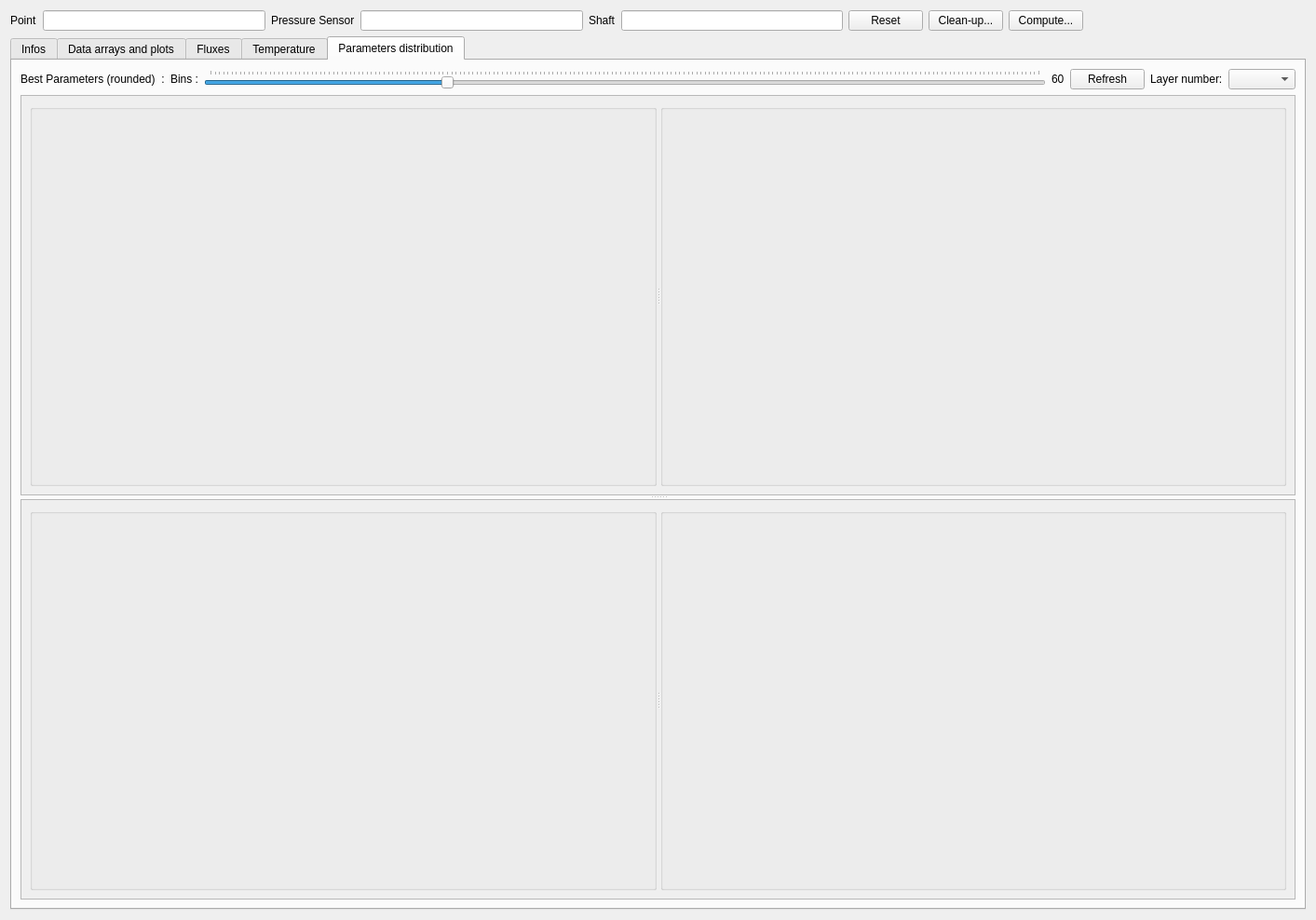
<?xml version="1.0" encoding="UTF-8"?>
<ui version="4.0">
 <class>WidgetPoint</class>
 <widget class="QWidget" name="WidgetPoint">
  <property name="enabled">
   <bool>true</bool>
  </property>
  <property name="geometry">
   <rect>
    <x>0</x>
    <y>0</y>
    <width>1413</width>
    <height>988</height>
   </rect>
  </property>
  <property name="windowTitle">
   <string>Form</string>
  </property>
  <layout class="QVBoxLayout" name="verticalLayout_7" stretch="0,0">
   <item>
    <layout class="QHBoxLayout" name="horizontalLayout" stretch="0,0,0,0,0,0,0,0,0,0">
     <property name="sizeConstraint">
      <enum>QLayout::SetNoConstraint</enum>
     </property>
     <item>
      <widget class="QLabel" name="label_6">
       <property name="text">
        <string>Point</string>
       </property>
      </widget>
     </item>
     <item>
      <widget class="QLineEdit" name="lineEditPointName">
       <property name="readOnly">
        <bool>true</bool>
       </property>
      </widget>
     </item>
     <item>
      <widget class="QLabel" name="label">
       <property name="text">
        <string>Pressure Sensor</string>
       </property>
      </widget>
     </item>
     <item>
      <widget class="QLineEdit" name="lineEditSensor">
       <property name="readOnly">
        <bool>true</bool>
       </property>
      </widget>
     </item>
     <item>
      <widget class="QLabel" name="label_2">
       <property name="text">
        <string>Shaft</string>
       </property>
      </widget>
     </item>
     <item>
      <widget class="QLineEdit" name="lineEditShaft">
       <property name="readOnly">
        <bool>true</bool>
       </property>
      </widget>
     </item>
     <item>
      <widget class="QPushButton" name="pushButtonReset">
       <property name="text">
        <string>Reset</string>
       </property>
      </widget>
     </item>
     <item>
      <widget class="QPushButton" name="pushButtonCleanUp">
       <property name="text">
        <string>Clean-up...</string>
       </property>
      </widget>
     </item>
     <item>
      <widget class="QPushButton" name="pushButtonCompute">
       <property name="text">
        <string>Compute...</string>
       </property>
      </widget>
     </item>
     <item>
      <spacer name="horizontalSpacer">
       <property name="orientation">
        <enum>Qt::Horizontal</enum>
       </property>
       <property name="sizeHint" stdset="0">
        <size>
         <width>40</width>
         <height>20</height>
        </size>
       </property>
      </spacer>
     </item>
    </layout>
   </item>
   <item>
    <widget class="QTabWidget" name="tabWidget">
     <property name="currentIndex">
      <number>4</number>
     </property>
     <widget class="QWidget" name="tabInfos">
      <attribute name="title">
       <string>Infos</string>
      </attribute>
      <layout class="QGridLayout" name="gridLayout_3">
       <item row="0" column="0">
        <layout class="QVBoxLayout" name="verticalLayout_4" stretch="0,1">
         <item>
          <layout class="QHBoxLayout" name="horizontalLayout_3" stretch="0,0">
           <item>
            <widget class="QGroupBox" name="groupBox_2">
             <property name="title">
              <string>Notice</string>
             </property>
             <layout class="QVBoxLayout" name="verticalLayout">
              <item>
               <widget class="QPlainTextEdit" name="plainTextEditNotice"/>
              </item>
             </layout>
            </widget>
           </item>
           <item>
            <widget class="QGroupBox" name="groupBox_3">
             <property name="enabled">
              <bool>false</bool>
             </property>
             <property name="sizePolicy">
              <sizepolicy hsizetype="Preferred" vsizetype="Preferred">
               <horstretch>0</horstretch>
               <verstretch>0</verstretch>
              </sizepolicy>
             </property>
             <property name="title">
              <string>Infos</string>
             </property>
             <layout class="QGridLayout" name="gridLayout_4">
              <item row="0" column="0">
               <widget class="QTableView" name="tableViewInfos"/>
              </item>
             </layout>
            </widget>
           </item>
          </layout>
         </item>
         <item>
          <widget class="QGroupBox" name="groupBox">
           <property name="title">
            <string>Installation</string>
           </property>
           <layout class="QHBoxLayout" name="horizontalLayout_2">
            <item>
             <widget class="QScrollArea" name="scrollArea">
              <property name="mouseTracking">
               <bool>false</bool>
              </property>
              <property name="verticalScrollBarPolicy">
               <enum>Qt::ScrollBarAlwaysOn</enum>
              </property>
              <property name="horizontalScrollBarPolicy">
               <enum>Qt::ScrollBarAlwaysOn</enum>
              </property>
              <property name="widgetResizable">
               <bool>true</bool>
              </property>
              <widget class="QWidget" name="scrollAreaWidgetContents">
               <property name="geometry">
                <rect>
                 <x>0</x>
                 <y>0</y>
                 <width>1347</width>
                 <height>600</height>
                </rect>
               </property>
               <layout class="QVBoxLayout" name="verticalLayout_2">
                <item>
                 <widget class="QLabel" name="labelSchema">
                  <property name="sizePolicy">
                   <sizepolicy hsizetype="Expanding" vsizetype="Expanding">
                    <horstretch>0</horstretch>
                    <verstretch>0</verstretch>
                   </sizepolicy>
                  </property>
                  <property name="text">
                   <string>TextLabel</string>
                  </property>
                 </widget>
                </item>
               </layout>
              </widget>
             </widget>
            </item>
           </layout>
          </widget>
         </item>
        </layout>
       </item>
      </layout>
     </widget>
     <widget class="QWidget" name="tabDataArrayAndPlots">
      <attribute name="title">
       <string>Data arrays and plots</string>
      </attribute>
      <layout class="QVBoxLayout" name="verticalLayout_8" stretch="0,1">
       <item>
        <layout class="QVBoxLayout" name="verticalLayout_5" stretch="0">
         <item>
          <layout class="QHBoxLayout" name="horizontalLayout_10" stretch="0,0">
           <item>
            <widget class="QPushButton" name="pushButtonExportMeasures">
             <property name="text">
              <string>Export cleaned measures</string>
             </property>
            </widget>
           </item>
           <item>
            <widget class="QCheckBox" name="checkBoxRawData">
             <property name="enabled">
              <bool>false</bool>
             </property>
             <property name="layoutDirection">
              <enum>Qt::RightToLeft</enum>
             </property>
             <property name="text">
              <string>Show Raw Data</string>
             </property>
             <property name="checked">
              <bool>true</bool>
             </property>
            </widget>
           </item>
          </layout>
         </item>
        </layout>
       </item>
       <item>
        <widget class="QSplitter" name="splitter">
         <property name="orientation">
          <enum>Qt::Horizontal</enum>
         </property>
         <widget class="QTableView" name="tableViewDataArray">
          <property name="sizePolicy">
           <sizepolicy hsizetype="Minimum" vsizetype="Expanding">
            <horstretch>0</horstretch>
            <verstretch>0</verstretch>
           </sizepolicy>
          </property>
          <property name="sizeAdjustPolicy">
           <enum>QAbstractScrollArea::AdjustToContents</enum>
          </property>
         </widget>
         <widget class="QSplitter" name="splitter_4">
          <property name="orientation">
           <enum>Qt::Vertical</enum>
          </property>
          <widget class="QGroupBox" name="groupBoxPress">
           <property name="sizePolicy">
            <sizepolicy hsizetype="Preferred" vsizetype="MinimumExpanding">
             <horstretch>0</horstretch>
             <verstretch>0</verstretch>
            </sizepolicy>
           </property>
           <property name="font">
            <font>
             <pointsize>15</pointsize>
            </font>
           </property>
           <property name="title">
            <string>Pressure</string>
           </property>
           <layout class="QHBoxLayout" name="horizontalLayout_13">
            <item>
             <layout class="QVBoxLayout" name="pressVBox"/>
            </item>
           </layout>
          </widget>
          <widget class="QGroupBox" name="groupBoxTemp">
           <property name="sizePolicy">
            <sizepolicy hsizetype="Preferred" vsizetype="MinimumExpanding">
             <horstretch>0</horstretch>
             <verstretch>0</verstretch>
            </sizepolicy>
           </property>
           <property name="font">
            <font>
             <pointsize>15</pointsize>
            </font>
           </property>
           <property name="title">
            <string>Temperatures</string>
           </property>
           <property name="alignment">
            <set>Qt::AlignBottom|Qt::AlignLeading|Qt::AlignLeft</set>
           </property>
           <layout class="QVBoxLayout" name="verticalLayout_23">
            <item>
             <layout class="QVBoxLayout" name="tempVBox"/>
            </item>
           </layout>
          </widget>
         </widget>
        </widget>
       </item>
      </layout>
     </widget>
     <widget class="QWidget" name="tabFluxes">
      <attribute name="title">
       <string>Fluxes</string>
      </attribute>
      <layout class="QVBoxLayout" name="verticalLayout_3">
       <item>
        <widget class="QSplitter" name="fluxesSplitterVertical">
         <property name="orientation">
          <enum>Qt::Horizontal</enum>
         </property>
         <widget class="QSplitter" name="fluxesSplitterHorizLeft">
          <property name="orientation">
           <enum>Qt::Vertical</enum>
          </property>
          <widget class="QWidget" name="layoutWidget_3">
           <layout class="QVBoxLayout" name="waterFluxVBox"/>
          </widget>
          <widget class="QWidget" name="layoutWidget_4">
           <layout class="QVBoxLayout" name="totalFluxVBox"/>
          </widget>
         </widget>
         <widget class="QSplitter" name="fluxesSplitterHorizRight">
          <property name="orientation">
           <enum>Qt::Vertical</enum>
          </property>
          <widget class="QWidget" name="layoutWidget">
           <layout class="QVBoxLayout" name="advectiveFluxVBox"/>
          </widget>
          <widget class="QWidget" name="layoutWidget_2">
           <layout class="QVBoxLayout" name="conductiveFluxVBox"/>
          </widget>
         </widget>
        </widget>
       </item>
      </layout>
     </widget>
     <widget class="QWidget" name="tabTemperature">
      <attribute name="title">
       <string>Temperature</string>
      </attribute>
      <layout class="QVBoxLayout" name="verticalLayout_6">
       <item>
        <widget class="QSplitter" name="tempSplitterVertical">
         <property name="orientation">
          <enum>Qt::Horizontal</enum>
         </property>
         <property name="handleWidth">
          <number>10</number>
         </property>
         <widget class="QSplitter" name="tempSplitterHorizLeft">
          <property name="orientation">
           <enum>Qt::Vertical</enum>
          </property>
          <property name="handleWidth">
           <number>10</number>
          </property>
          <widget class="QWidget" name="topLeftBox" native="true">
           <layout class="QVBoxLayout" name="verticalLayout_18">
            <item>
             <layout class="QVBoxLayout" name="topLeftVLayout">
              <item>
               <layout class="QGridLayout" name="quantilesLayout">
                <item row="0" column="0">
                 <widget class="QCheckBox" name="checkBoxDirectModel">
                  <property name="text">
                   <string>Direct model</string>
                  </property>
                  <property name="checked">
                   <bool>true</bool>
                  </property>
                 </widget>
                </item>
               </layout>
              </item>
              <item>
               <layout class="QGridLayout" name="gridLayout_9">
                <item row="1" column="1">
                 <widget class="QLabel" name="labelRMSETherm2">
                  <property name="text">
                   <string>RMSE: </string>
                  </property>
                 </widget>
                </item>
                <item row="0" column="1">
                 <widget class="QLabel" name="labelRMSETherm1">
                  <property name="text">
                   <string>RMSE: </string>
                  </property>
                 </widget>
                </item>
                <item row="0" column="0">
                 <widget class="QRadioButton" name="radioButtonTherm1">
                  <property name="text">
                   <string>Thermometer 1</string>
                  </property>
                  <property name="checked">
                   <bool>true</bool>
                  </property>
                 </widget>
                </item>
                <item row="2" column="0">
                 <widget class="QRadioButton" name="radioButtonTherm3">
                  <property name="text">
                   <string>Thermometer 3</string>
                  </property>
                 </widget>
                </item>
                <item row="1" column="0">
                 <widget class="QRadioButton" name="radioButtonTherm2">
                  <property name="text">
                   <string>Thermometer 2</string>
                  </property>
                 </widget>
                </item>
                <item row="2" column="1">
                 <widget class="QLabel" name="labelRMSETherm3">
                  <property name="text">
                   <string>RMSE: </string>
                  </property>
                 </widget>
                </item>
               </layout>
              </item>
             </layout>
            </item>
           </layout>
          </widget>
          <widget class="QWidget" name="botLeftBox" native="true">
           <layout class="QVBoxLayout" name="verticalLayout_19">
            <item>
             <layout class="QVBoxLayout" name="botLeftVLayout"/>
            </item>
           </layout>
          </widget>
         </widget>
         <widget class="QSplitter" name="tempSplitterHorizRight">
          <property name="orientation">
           <enum>Qt::Vertical</enum>
          </property>
          <property name="handleWidth">
           <number>10</number>
          </property>
          <widget class="QWidget" name="topRightBox" native="true">
           <layout class="QVBoxLayout" name="verticalLayout_20">
            <item>
             <layout class="QVBoxLayout" name="topRightVLayout"/>
            </item>
           </layout>
          </widget>
          <widget class="QWidget" name="botRightBox" native="true">
           <layout class="QVBoxLayout" name="verticalLayout_21">
            <item>
             <layout class="QVBoxLayout" name="botRightVLayout"/>
            </item>
           </layout>
          </widget>
         </widget>
        </widget>
       </item>
      </layout>
     </widget>
     <widget class="QWidget" name="tabdistribution">
      <attribute name="title">
       <string>Parameters distribution</string>
      </attribute>
      <layout class="QVBoxLayout" name="verticalLayout_13" stretch="0,0">
       <item>
        <layout class="QHBoxLayout" name="horizontalLayout_6">
         <item>
          <widget class="QLabel" name="label_3">
           <property name="text">
            <string>Best Parameters (rounded)  :</string>
           </property>
          </widget>
         </item>
         <item>
          <widget class="QLabel" name="label_4">
           <property name="text">
            <string>Bins :</string>
           </property>
          </widget>
         </item>
         <item>
          <widget class="QSlider" name="horizontalSliderBins">
           <property name="minimum">
            <number>4</number>
           </property>
           <property name="maximum">
            <number>200</number>
           </property>
           <property name="value">
            <number>60</number>
           </property>
           <property name="orientation">
            <enum>Qt::Horizontal</enum>
           </property>
           <property name="invertedAppearance">
            <bool>false</bool>
           </property>
           <property name="invertedControls">
            <bool>false</bool>
           </property>
           <property name="tickPosition">
            <enum>QSlider::TicksAbove</enum>
           </property>
           <property name="tickInterval">
            <number>1</number>
           </property>
          </widget>
         </item>
         <item>
          <widget class="QLabel" name="labelBins">
           <property name="text">
            <string>60</string>
           </property>
          </widget>
         </item>
         <item>
          <widget class="QPushButton" name="pushButtonRefreshBins">
           <property name="text">
            <string>Refresh</string>
           </property>
          </widget>
         </item>
         <item>
          <widget class="QLabel" name="label_5">
           <property name="text">
            <string>Layer number:</string>
           </property>
          </widget>
         </item>
         <item>
          <widget class="QComboBox" name="comboBoxSelectLayer">
           <property name="sizePolicy">
            <sizepolicy hsizetype="Fixed" vsizetype="Fixed">
             <horstretch>0</horstretch>
             <verstretch>0</verstretch>
            </sizepolicy>
           </property>
          </widget>
         </item>
        </layout>
       </item>
       <item>
        <widget class="QSplitter" name="splitter_8">
         <property name="orientation">
          <enum>Qt::Vertical</enum>
         </property>
         <widget class="QScrollArea" name="scrollArea_12">
          <property name="widgetResizable">
           <bool>true</bool>
          </property>
          <widget class="QWidget" name="scrollAreaWidgetContents_17">
           <property name="geometry">
            <rect>
             <x>0</x>
             <y>0</y>
             <width>1369</width>
             <height>428</height>
            </rect>
           </property>
           <layout class="QHBoxLayout" name="horizontalLayout_8">
            <item>
             <widget class="QSplitter" name="splitter_9">
              <property name="orientation">
               <enum>Qt::Horizontal</enum>
              </property>
              <widget class="QGroupBox" name="groupBoxLog10K">
               <property name="title">
                <string/>
               </property>
               <layout class="QHBoxLayout" name="horizontalLayout_11">
                <item>
                 <layout class="QVBoxLayout" name="log10KVBox"/>
                </item>
               </layout>
              </widget>
              <widget class="QGroupBox" name="groupBoxConductivity">
               <property name="contextMenuPolicy">
                <enum>Qt::DefaultContextMenu</enum>
               </property>
               <property name="title">
                <string/>
               </property>
               <property name="flat">
                <bool>false</bool>
               </property>
               <layout class="QVBoxLayout" name="verticalLayout_17">
                <item>
                 <layout class="QVBoxLayout" name="conductivityVBox"/>
                </item>
               </layout>
              </widget>
             </widget>
            </item>
           </layout>
          </widget>
         </widget>
         <widget class="QScrollArea" name="scrollArea_15">
          <property name="widgetResizable">
           <bool>true</bool>
          </property>
          <widget class="QWidget" name="scrollAreaWidgetContents_19">
           <property name="geometry">
            <rect>
             <x>0</x>
             <y>0</y>
             <width>1369</width>
             <height>427</height>
            </rect>
           </property>
           <layout class="QHBoxLayout" name="horizontalLayout_9">
            <item>
             <widget class="QSplitter" name="splitter_10">
              <property name="orientation">
               <enum>Qt::Horizontal</enum>
              </property>
              <widget class="QGroupBox" name="groupBoxPorosity">
               <property name="title">
                <string/>
               </property>
               <layout class="QVBoxLayout" name="verticalLayout_22">
                <item>
                 <layout class="QVBoxLayout" name="porosityVBox"/>
                </item>
               </layout>
              </widget>
              <widget class="QGroupBox" name="groupBoxCapacity">
               <property name="contextMenuPolicy">
                <enum>Qt::DefaultContextMenu</enum>
               </property>
               <property name="title">
                <string/>
               </property>
               <property name="flat">
                <bool>false</bool>
               </property>
               <layout class="QVBoxLayout" name="verticalLayout_24">
                <item>
                 <layout class="QVBoxLayout" name="capacityVBox"/>
                </item>
               </layout>
              </widget>
             </widget>
            </item>
           </layout>
          </widget>
         </widget>
        </widget>
       </item>
      </layout>
     </widget>
    </widget>
   </item>
  </layout>
 </widget>
 <resources/>
 <connections/>
</ui>
